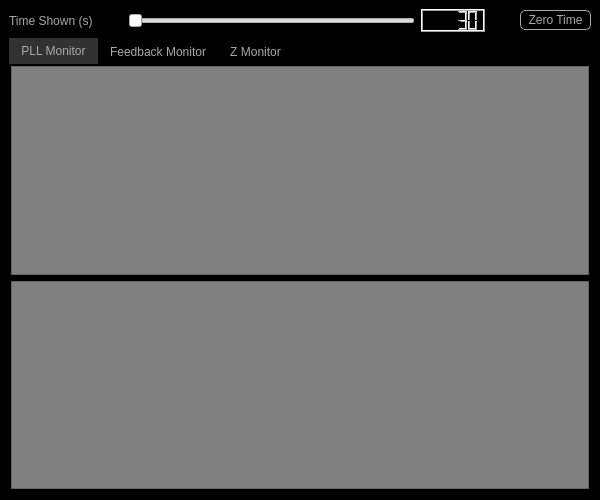
<?xml version="1.0" encoding="UTF-8"?>
<ui version="4.0">
 <class>MainWindow</class>
 <widget class="QMainWindow" name="MainWindow">
  <property name="geometry">
   <rect>
    <x>0</x>
    <y>0</y>
    <width>600</width>
    <height>500</height>
   </rect>
  </property>
  <property name="sizePolicy">
   <sizepolicy hsizetype="Expanding" vsizetype="Expanding">
    <horstretch>0</horstretch>
    <verstretch>0</verstretch>
   </sizepolicy>
  </property>
  <property name="minimumSize">
   <size>
    <width>0</width>
    <height>0</height>
   </size>
  </property>
  <property name="maximumSize">
   <size>
    <width>9999</width>
    <height>9999</height>
   </size>
  </property>
  <property name="windowTitle">
   <string>Approach Monitor</string>
  </property>
  <property name="windowIcon">
   <iconset resource="../Resources/nSOTScannerResources.qrc">
    <normaloff>:/nSOTScanner/Pictures/jj_schema.svg</normaloff>:/nSOTScanner/Pictures/jj_schema.svg</iconset>
  </property>
  <widget class="QWidget" name="centralwidget">
   <property name="sizePolicy">
    <sizepolicy hsizetype="Fixed" vsizetype="Fixed">
     <horstretch>0</horstretch>
     <verstretch>0</verstretch>
    </sizepolicy>
   </property>
   <property name="styleSheet">
    <string notr="true">#centralwidget{
background-color: rgb(0, 0, 0);
}

QLabel{
color:rgb(168,168,168)
}</string>
   </property>
   <layout class="QGridLayout" name="gridLayout">
    <item row="0" column="0">
     <layout class="QHBoxLayout" name="horizontalLayout" stretch="0,1,10,0,1,0">
      <item>
       <widget class="QLabel" name="label">
        <property name="text">
         <string>Time Shown (s)</string>
        </property>
       </widget>
      </item>
      <item>
       <spacer name="horizontalSpacer">
        <property name="orientation">
         <enum>Qt::Horizontal</enum>
        </property>
        <property name="sizeHint" stdset="0">
         <size>
          <width>10</width>
          <height>20</height>
         </size>
        </property>
       </spacer>
      </item>
      <item>
       <widget class="QSlider" name="horizontalSlider">
        <property name="maximum">
         <number>3570</number>
        </property>
        <property name="orientation">
         <enum>Qt::Horizontal</enum>
        </property>
       </widget>
      </item>
      <item>
       <widget class="QLCDNumber" name="lcdNumber">
        <property name="value" stdset="0">
         <double>30.000000000000000</double>
        </property>
       </widget>
      </item>
      <item>
       <spacer name="horizontalSpacer_2">
        <property name="orientation">
         <enum>Qt::Horizontal</enum>
        </property>
        <property name="sizeHint" stdset="0">
         <size>
          <width>10</width>
          <height>20</height>
         </size>
        </property>
       </spacer>
      </item>
      <item>
       <widget class="QPushButton" name="push_zeroTime">
        <property name="sizePolicy">
         <sizepolicy hsizetype="Fixed" vsizetype="Fixed">
          <horstretch>0</horstretch>
          <verstretch>0</verstretch>
         </sizepolicy>
        </property>
        <property name="minimumSize">
         <size>
          <width>71</width>
          <height>20</height>
         </size>
        </property>
        <property name="styleSheet">
         <string notr="true">QPushButton:pressed#push_zeroTime{
color: rgb(168,168,168);
background-color:rgb(95,107,166);
border: 1px solid rgb(168,168,168);
border-radius: 5px
}

QPushButton#push_zeroTime{
color: rgb(168,168,168);
background-color:rgb(0,0,0);
border: 1px solid rgb(168,168,168);
border-radius: 5px
}</string>
        </property>
        <property name="text">
         <string>Zero Time</string>
        </property>
       </widget>
      </item>
     </layout>
    </item>
    <item row="1" column="0">
     <widget class="QTabWidget" name="tabWidget">
      <property name="styleSheet">
       <string notr="true">QTabWidget::pane { border: 0; }
QTabBar::tab{background: black;
color: rgb(168,168,168);
}
QTabBar::tab:selected {background: rgb(50,50,50);}</string>
      </property>
      <property name="tabShape">
       <enum>QTabWidget::Rounded</enum>
      </property>
      <property name="currentIndex">
       <number>0</number>
      </property>
      <widget class="QWidget" name="tab">
       <property name="styleSheet">
        <string notr="true">#tab{
background: black
}</string>
       </property>
       <attribute name="title">
        <string>PLL Monitor</string>
       </attribute>
       <layout class="QVBoxLayout" name="verticalLayout">
        <property name="margin">
         <number>2</number>
        </property>
        <item>
         <widget class="QFrame" name="deltaFPlaceholder">
          <property name="styleSheet">
           <string notr="true">#deltaFPlaceholder{
background: grey
}</string>
          </property>
          <property name="frameShape">
           <enum>QFrame::StyledPanel</enum>
          </property>
          <property name="frameShadow">
           <enum>QFrame::Raised</enum>
          </property>
         </widget>
        </item>
        <item>
         <widget class="QFrame" name="phasePlaceholder">
          <property name="styleSheet">
           <string notr="true">#phasePlaceholder{
background: grey
}</string>
          </property>
          <property name="frameShape">
           <enum>QFrame::StyledPanel</enum>
          </property>
          <property name="frameShadow">
           <enum>QFrame::Raised</enum>
          </property>
         </widget>
        </item>
       </layout>
      </widget>
      <widget class="QWidget" name="tab_2">
       <property name="styleSheet">
        <string notr="true">#tab_2{
background: black
}</string>
       </property>
       <attribute name="title">
        <string>Feedback Monitor</string>
       </attribute>
       <layout class="QVBoxLayout" name="verticalLayout_2">
        <property name="margin">
         <number>2</number>
        </property>
        <item>
         <widget class="QFrame" name="dcPlaceholder">
          <property name="styleSheet">
           <string notr="true">#dcPlaceholder{
background: grey
}</string>
          </property>
          <property name="frameShape">
           <enum>QFrame::StyledPanel</enum>
          </property>
          <property name="frameShadow">
           <enum>QFrame::Raised</enum>
          </property>
         </widget>
        </item>
        <item>
         <widget class="QFrame" name="acPlaceholder">
          <property name="styleSheet">
           <string notr="true">#acPlaceholder{
background: grey
}</string>
          </property>
          <property name="frameShape">
           <enum>QFrame::StyledPanel</enum>
          </property>
          <property name="frameShadow">
           <enum>QFrame::Raised</enum>
          </property>
         </widget>
        </item>
       </layout>
      </widget>
      <widget class="QWidget" name="tab_3">
       <property name="styleSheet">
        <string notr="true">#tab_3{
background: black
}</string>
       </property>
       <attribute name="title">
        <string>Z Monitor</string>
       </attribute>
       <layout class="QGridLayout" name="gridLayout_2">
        <property name="margin">
         <number>2</number>
        </property>
        <item row="0" column="0">
         <widget class="QFrame" name="zPlaceholder">
          <property name="styleSheet">
           <string notr="true">#zPlaceholder{
background: grey
}</string>
          </property>
          <property name="frameShape">
           <enum>QFrame::StyledPanel</enum>
          </property>
          <property name="frameShadow">
           <enum>QFrame::Raised</enum>
          </property>
         </widget>
        </item>
       </layout>
      </widget>
     </widget>
    </item>
   </layout>
  </widget>
 </widget>
 <resources>
  <include location="../Resources/nSOTScannerResources.qrc"/>
 </resources>
 <connections/>
</ui>
